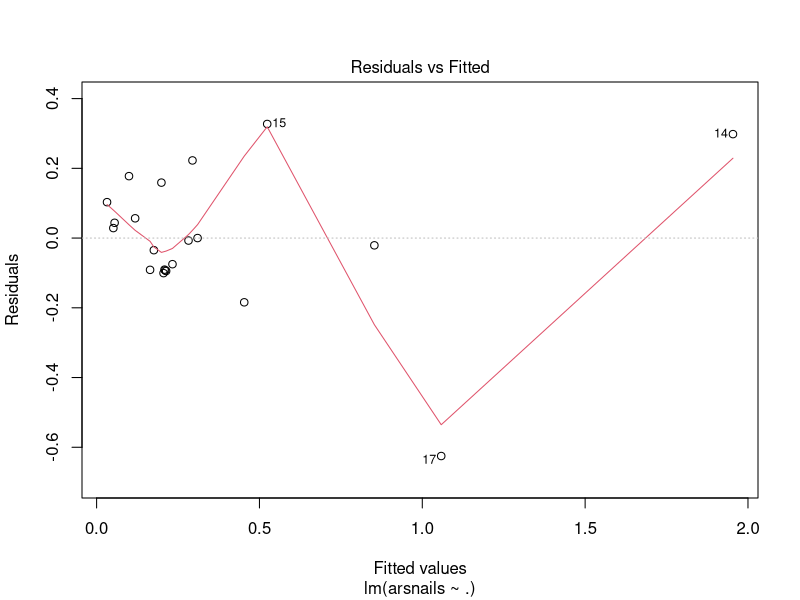
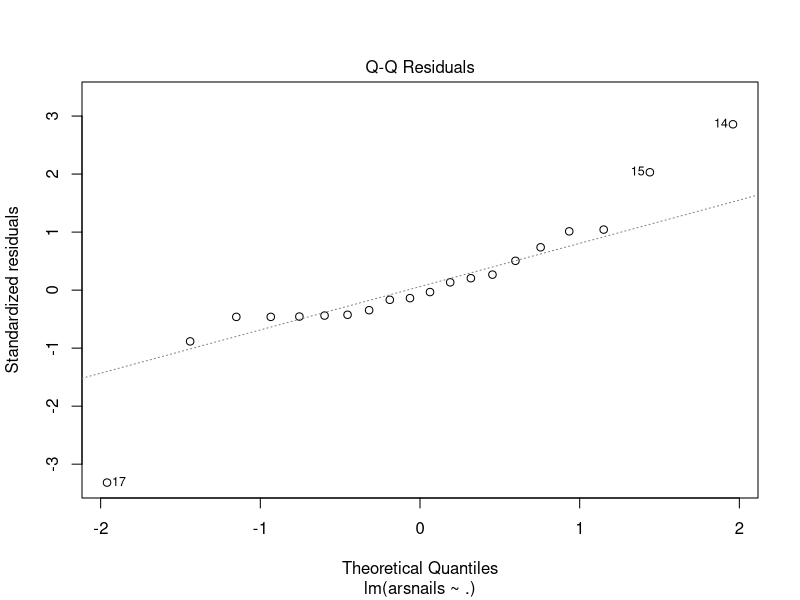
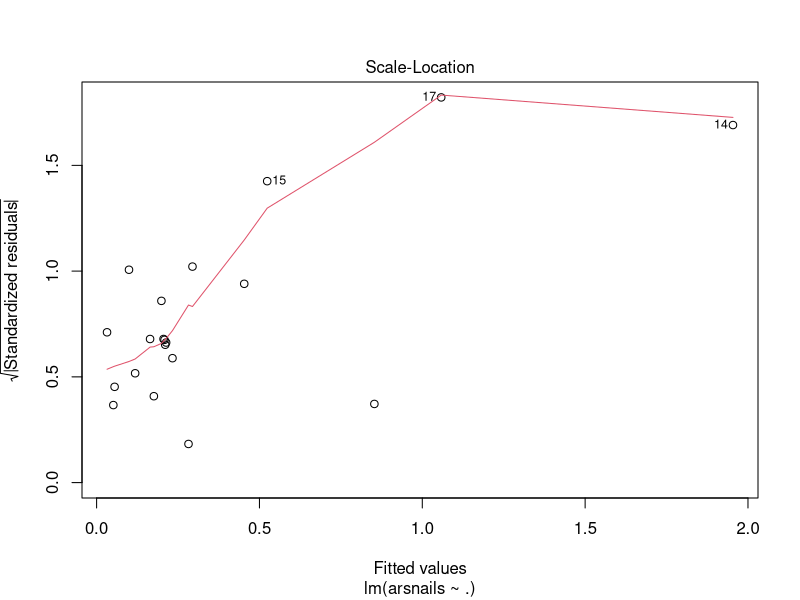
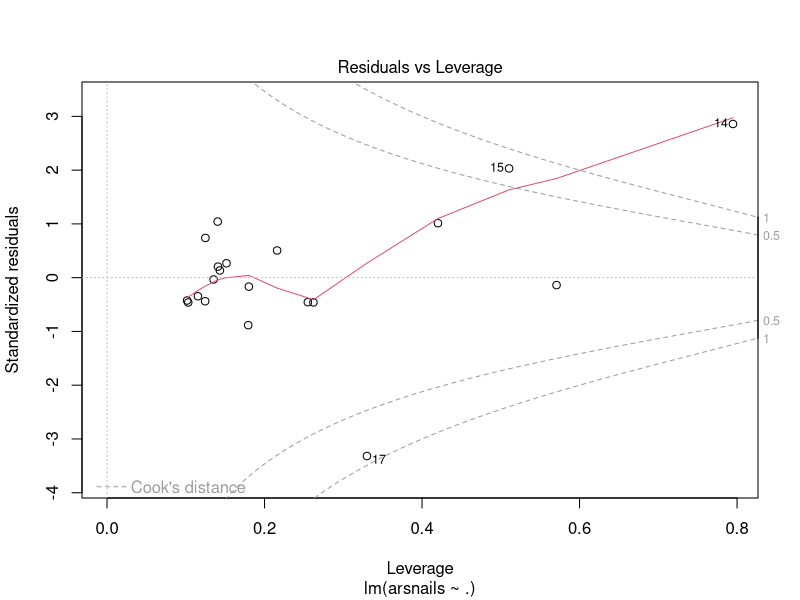
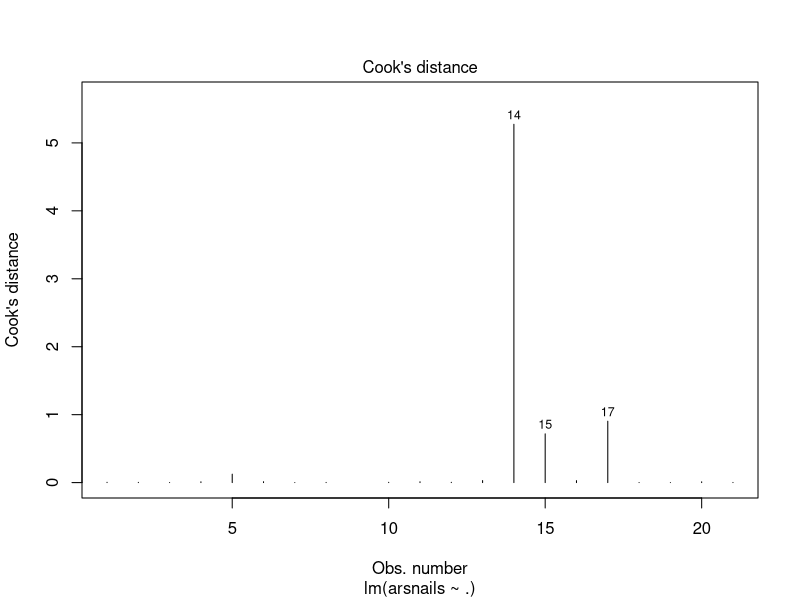
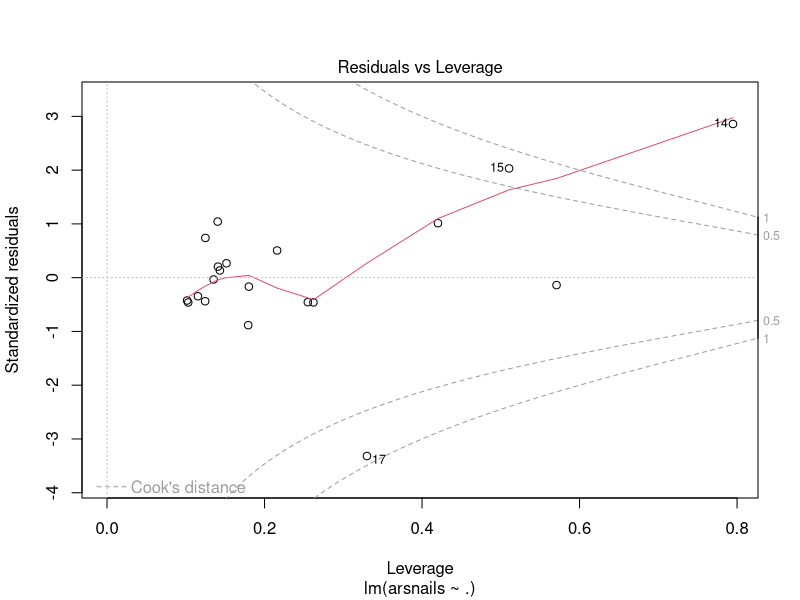

Write R code to recreate these figures, in order.
setwd("~/Desktop/UCLA_Study/Bio250B/HW2")
rm(list=ls())

library(haven)
library(broom)
library(tidyverse)
theme_set(theme_classic())
data <- read_dta("arsenic.dta")

mod <- lm(arsnails~., data=data)
summary(mod)
plot(mod)

model.diag.metrics <- augment(mod)

# Cook's distance
plot(mod, 4)
# Residuals vs Leverage
plot(mod, 5)
model.diag.metrics %>%
  top_n(3, wt = .cooksd)

library(car)
outlierTest(mod)
